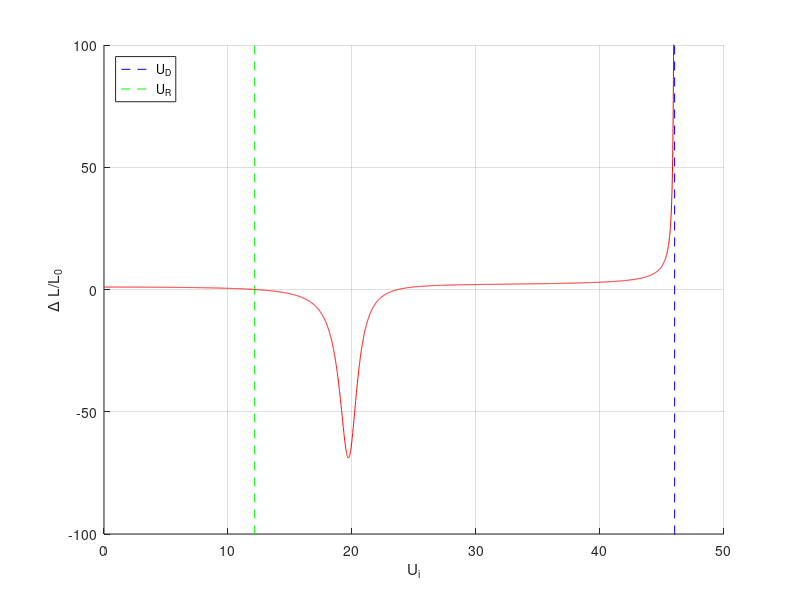
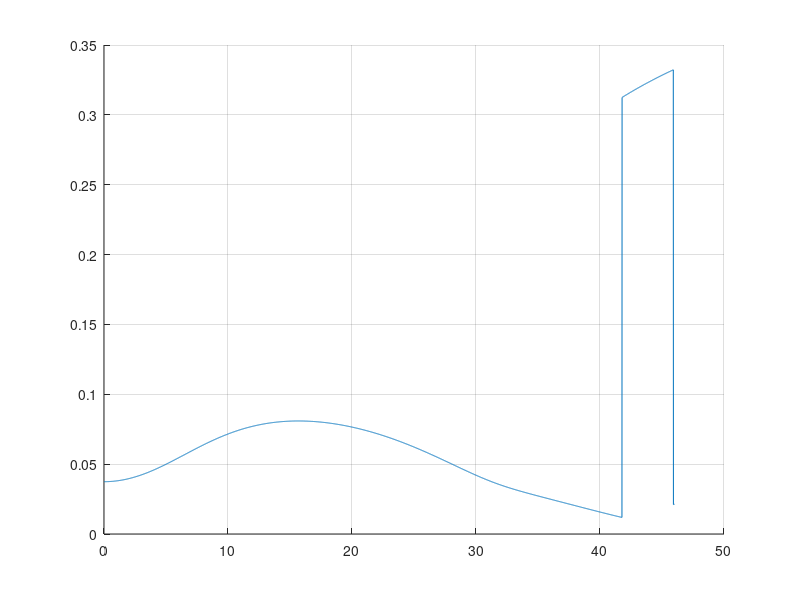
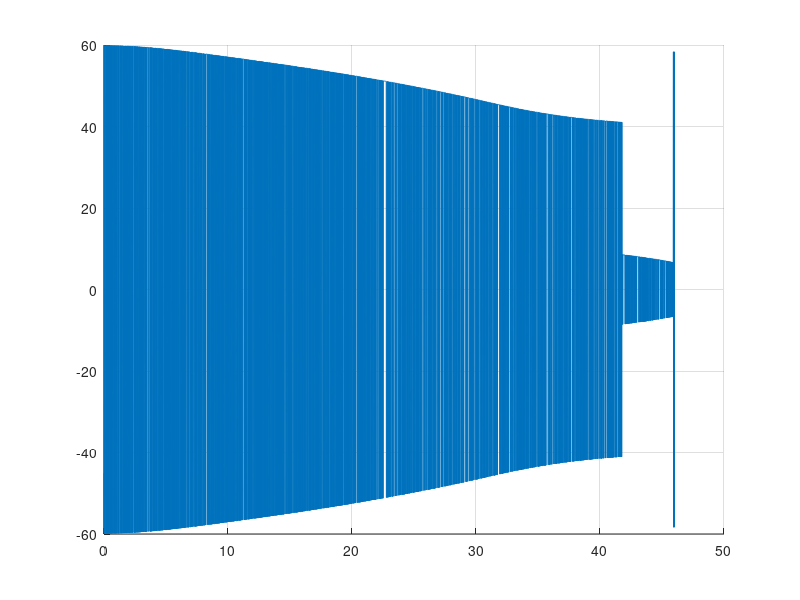

MATLAB code to generate these figures, in order:
clc
clear
close all

c1 = 0.65;
c2 = 0.5;
h0 = 1.5;
h1 = 1.25;
h2 = 1.75;
x1 = 0.22;
x2 = 0.2;
s = 0.17;

k1 = 4000;
k2 = 3000;
k3 = 4000;
k4 = 2000;
k5 = 2500;

mu = 2;

m1 = mu*h1*c1;
m2 = mu*h2*c1;
m3 = mu*h2*c2;

Is1 = (1/12)*m1*c1^2+m1*(c1/2-x1)^2;
Is2 = (1/12)*m2*c1^2+m2*(c1/2-x1)^2;
Is3 = (1/12)*m3*c2^2+m3*(c2/2-x2)^2;

% theta1 theta2 theta3 eta1 eta2
K11 = k3*x1^2;
K12 = -k3*x1^2;
K13 = 0;
K14 = 0;
K15 = 0;
K21 = -k3*x1^2;
K22 = k3*x1^2+k4*(c1-x1)^2;
K23 = 0;
K24 = (k4/h0)*(c1-x1)^2;
K25 = -(k4/h0)*(c1-x1)^2;
K31 = 0;
K32 = 0;
K33 = k5*x2^2;
K34 = k5*x2^2/h0;
K35 = -k5*x2^2/h0;
K41 = 0;
K42 = k4*(c1-x1)^2/h0;
K43 = k5*x2^2/h0;
K44 = k1 + k4*(c1-x1)^2/h0^2 + k5*x2^2/h0^2;
K45 = -k4*(c1-x1)^2/h0^2 - k5*x2^2/h0^2;
K51 = 0;
K52 = -k4*(c1-x1)^2/h0;
K53 = -k5*x2^2/h0;
K54 = -k4*(c1-x1)^2/h0^2 - k5*x2^2/h0^2;
K55 = k2 + k4*(c1-x1)^2/h0^2 + k5*x2^2/h0^2;

K = [K11 K12 K13 K14 K15;
    K21 K22 K23 K24 K25;
    K31 K32 K33 K34 K35;
    K41 K42 K43 K44 K45;
    K51 K52 K53 K54 K55];
K(2,4) = K(2,4)*-1;
K(2,5) = K(2,5)*-1;
K(3,4) = K(3,4)*-1;
K(3,5) = K(3,5)*-1;
K(4,2) = K(4,2)*-1;
K(4,3) = K(4,3)*-1;
K(5,2) = K(5,2)*-1;
K(5,3) = K(5,3)*-1;

M11 = Is1;
M12 = 0;
M13 = 0;
M14 = m1*(x1-c1/2);
M15 = 0;
M21 = 0;
M22 = Is2;
M23 = 0;
M24 = m2*(x1-c1/2);
M25 = 0;
M31 = 0;
M32 = 0;
M33 = Is3;
M34 = 0;
M35 = m3*(x2-c2/2);
M41 = m1*(x1-c1/2);
M42 = m2*(x1-c1/2);
M43 = 0;
M44 = m1 + m2;
M45 = 0;
M51 = 0;
M52 = 0;
M53 = m3*(x2-c2/2);
M54 = 0;
M55 = m3;

M = [M11 M12 M13 M14 M15;
    M21 M22 M23 M24 M25;
    M31 M32 M33 M34 M35;
    M41 M42 M43 M44 M45;
    M51 M52 M53 M54 M55];

C11 = 1*pi*c1;
C12 = 0;
C13 = 0;
C21 = 0;
C22 = -1/((c2/(4*pi*(0.75*c1-0.25*c2-x1-h0+x2)*(0.75*c2-0.25*c1+x1+h0-x2)))-1/(pi*c1));
C23 = ((1*c2)/(2*(0.75*c1-0.25*c2-x1-h0+x2)))/((c2/(4*pi*(0.75*c1-0.25*c2-x1-h0+x2)*(0.75*c2-0.25*c1+x1+h0-x2)))-1/(pi*c1));
C31 = 0;
C32 = ((1*c1)/(2*(0.75*c2-0.25*c1+x1+h0-x2)))/((c1/(4*pi*(0.75*c1-0.25*c2-x1-h0+x2)*(0.75*c2-0.25*c1+x1+h0-x2)))-1/(pi*c2));
C33 = -1/((c1/(4*pi*(0.75*c1-0.25*c2-x1-h0+x2)*(0.75*c2-0.25*c1+x1+h0-x2)))-1/(pi*c2));

U = 1;
rho = 1.25;
C = rho*[C11 C12 C13;
    C21 C22 C23; 
    C31 C32 C33];

Caux = [1 0 0 0 0;
    0 1 0 0 0;
    0 0 1 0 0;];
% l = rho*U^2*C*Caux;

S11 = h1*(x1-c1/4);
S12 = 0;
S13 = 0;
S21 = 0;
S22 = h2*(x1-c1/4);
S23 = 0;
S31 = 0;
S32 = 0;
S33 = h2*(x2-c2/4);
S41 = h1;
S42 = h2;
S43 = 0;
S51 = 0;
S52 = 0;
S53 = h2;

S = [S11 S12 S13;
    S21 S22 S23;
    S31 S32 S33;
    S41 S42 S43;
    S51 S52 S53];

A = S*C*Caux;

% APARTAT 2
neig=5;
[MODES, EIGENVAL] = eigs(K,M,neig) ;
freqs = diag(sqrt(EIGENVAL));

propertiesModes = zeros(5);

for i = 1:neig
    propertiesModes(i,1) = (MODES(4,i)+MODES(5,i))/2;
    propertiesModes(i,2) = (MODES(4,i)-MODES(5,i))/h0;
    propertiesModes(i,3) = (MODES(1,i)-MODES(2,i));
    propertiesModes(i,4) = (MODES(2,i)-propertiesModes(i,2));
    propertiesModes(i,5) = (MODES(3,i)-propertiesModes(i,2));
end

mode1 = MODES(:,1);
mode2 = MODES(:,2);
mode3 = MODES(:,3);
mode4 = MODES(:,4);
mode5 = MODES(:,5);

modeToPlot = mode5;
% plot_structure(modeToPlot(4),modeToPlot(5),modeToPlot(1),modeToPlot(2),modeToPlot(3));

%APARTAT 3.
% a.
[MODES2, EIGENVAL2] = eigs(K,A,neig);
U_eig = sqrt(diag(EIGENVAL2));
Udiv = real(U_eig(3));

% b.
Cdelta = (3*c1*1*pi*s*(c1-s))/(2*(c1-s)*s+3*c1^2) + (3*c1^2*1*pi*s)/(4*(c1-s)*s+6*c1^2);
Cdelta = 1.3149;
delta_l1=0.784375;
delta_lf=0.530875;
xp_delta1 = (c1-3*s/4-x1);
xp_delta = x1-((c1-s)/4*delta_l1+(c1-3*s/4)*delta_lf);
S14 = h1*xp_delta;
S24 = 0;
S34 = 0;
S44 = h1;
S54 = 0;

Sdelta = [S14;
    S24;
    S34;
    S44;
    S54];

fdelta = Cdelta*Sdelta;
D = [C11 C23+C22 C33+C32]*Caux;
% D = [C11 0 0]*Caux;

U_range = 0:0.01:Udiv; 
liftInc = zeros(length(U_range),1);

for i = 1:length(U_range)
    liftInc(i) = 1 + (U_range(i)^2/Cdelta)*(D/(K-U_range(i)^2*A)*fdelta);
end

Ur = [12.15 12.15];
AlUr = [-200 200];
Ud = [Udiv Udiv];

figure 
hold on
plot(Ud, AlUr,'--','color','b')
plot(Ur, AlUr,'--','color','g')
plot(U_range, liftInc, 'r')
xlabel('U_{i}')
ylabel('\Delta L/L_0')
ylim([-100 100])
legend('U_D','U_R','location','northwest')
hold off
grid on

% Flutter

B11 = (pi*c1^2/4)*rho;
B22 = (pi*c1^2/4)*rho;
B33 = (pi*c2^2/4)*rho;
b1 = x1-c1*3/4;
b2 = x1-c1*3/4;
b3 = x2-c2*3/4;

A0 = A;
B0 = [b1 0 0 1 0;
    0 b2 0 1 0;
    0 0 b3 0 1];

B1 = [B11 0 0 0 0;
    0 B22 0 0 0;
    0 0 B33 0 0];


S1 = [h1*(x1-3*c1/4) S12 S13;
    S21 h2*(x1-3*c1/4) S23;
    S31 S32 h2*(x2-3*c2/4);
    S41 S42 S43;
    S51 S52 S53];


A1 = S1*B1 - S*C*B0;
A = zeros(10,10,length(U_range));
B = zeros(10,10,length(U_range));
eigsReal = zeros(5,length(U_range));
maxRealEig = zeros(length(U_range),1);
eigsImaginary = zeros(length(U_range),1);

for i = 1:length(U_range)
    A(1:5,1:5,i) = K-U_range(i)^2*A0;
    A(6:10,1:5,i) = zeros(5);
    A(1:5,6:10,i) = zeros(5);
    A(6:10,6:10,i) = eye(5);
    
    B(1:5,1:5,i) = U_range(i)*A1;
    B(6:10,1:5,i) = eye(5);
    B(1:5,6:10,i) = -M;
    B(6:10,6:10,i) = zeros(5);
    
    [MODES3, EIGENVAL3] = eigs(A(:,:,i),B(:,:,i),neig);
    eigsReal(:,i) = real(diag(EIGENVAL3));
    [maxRealEig(i),pos] = max(eigsReal(:,i)); 
    diagEigen = diag(EIGENVAL3);
    eigsImaginary(i) = imag(diagEigen(pos));

end


figure 
hold on
plot(U_range,maxRealEig.*c1./(2*U_range'))
% plot(U_range,eigsReal)
grid on
hold off

figure 
hold on
plot(U_range,eigsImaginary);
grid on
hold off
